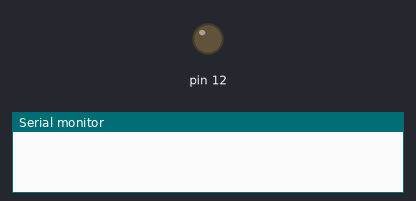
Bench run of a sketch on a simulated Arduino Mega 2560, built with avr-gcc and run on an emulated ATmega2560. Shown: output pins drawn as LEDs (lit = HIGH), the last lines printed to the serial monitor. The modem accepts every AT command (registered, SIM ready, sends succeed) and sends nothing else.

Above: at 0.1 s.
At 2.1 s:
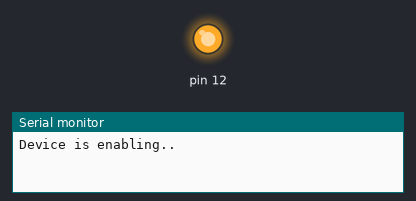
Timing chart, 0 to 6.5 s (numbered marks = the images above):
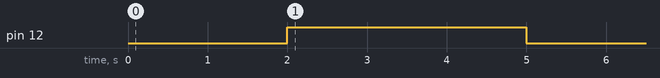

The sketch:

debug_code.ino
```cpp
int latt, longg, gnssnum, glonassnum;

void sendSingleCommand(String cmd, int delay_time)
{
    Serial1.println(cmd);
    delay(delay_time);
    Serial.flush();
    Serial1.flush();
}


void showMessage()
{
   Serial1.flush();
   Serial.flush();
   while(Serial1.available())
   {
      Serial.println(Serial1.readStringUntil('\n'));
   }
}

void powerTrigger()
{
    Serial.println("Device is enabling..");
    digitalWrite(12, HIGH);
    delay(3000);
    digitalWrite(12,LOW);
}

void GPRSConfig()
{
    powerTrigger();
    delay(3000);
    sendSingleCommand("AT", 10);
    //delay(3000);
    showMessage();
    showMessage();

    Serial.println();
   // delay(5000);
    showMessage();
    delay(300);
    sendSingleCommand("AT+CGNSPWR=1", 100);
    //delay(2000);
    showMessage();
    delay(300);
    sendSingleCommand("AT+CGNSSEQ=\"GSV\"", 10);
    //delay(2000);
    //sendCommand("AT+CGNSINF", 10);
    showMessage();
    //sendCommand("AT+CGNSINF", 10);
    showMessage();
    //sendCommand("AT+CGNSINF", 10);
    showMessage();
    sendSingleCommand("AT+CGNSINF", 10);
    showMessage();
    //delay(5000);
    showMessage();
    //delay(10000);
}

String getSplittedValue(String data, char separator, int index)
{
  int found = 0;
  int strIndex[] = {0, -1};
  int maxIndex = data.length()-1;

  for(int i=0; i<=maxIndex && found<=index; i++){
    if(data.charAt(i)==separator || i==maxIndex){
        found++;
        strIndex[0] = strIndex[1]+1;
        strIndex[1] = (i == maxIndex) ? i+1 : i;
    }
  }

  return found>index ? data.substring(strIndex[0], strIndex[1]) : "";
}

int getGPS()
{

  Serial1.println("AT+CGNSINF");
  delay(350); //500
  Serial1.flush();
  Serial.flush();
  //delay(500);

  while(Serial1.available())
    {
        String tempAns = Serial1.readString();
       // Serial.println(tempAns);

        if(getSplittedValue(tempAns,',', 1).equals("1"))
        {
            String latS = getSplittedValue(tempAns,',',3);
            String longS = getSplittedValue(tempAns,',',4);
            String gnss = getSplittedValue(tempAns,',',15);
            String glonass = getSplittedValue(tempAns,',',16);

            latt = latS.toFloat();
            longg = longS.toFloat();
            gnssnum = gnss.toInt();
            glonassnum = glonass.toInt();

            Serial.print("GPS Updated: ");
            Serial.print(latt);
            Serial.print(",");
            Serial.print(longg);
            Serial.print(",");
            Serial.print(gnssnum);
            Serial.print(",");
            Serial.print(glonassnum);
            Serial.println();
            return 1;
        }
        else
        {
            Serial.println("Cannot take GPS Signal");
            return 0;
        }
    }
}

void setup() {
  // put your setup code here, to run once:
  Serial.begin(9600);
  Serial1.begin(9600);

  pinMode(12, OUTPUT);


  delay(2000);
  GPRSConfig();
  delay(3000);
  int resp = getGPS();
    while(resp!= 1)
    {
      resp = getGPS();
      delay(1000);
    }


  Serial.println("Started");
}

void loop() {
  // put your main code here, to run repeatedly:
  while(Serial.available())
  {
    Serial1.println(Serial.readString());
  }

  while(Serial1.available())
  {
    Serial.println(Serial1.readString());
  }


}
```

Measured:
- by itself, pin 12: LOW → HIGH at 2.0 s, → LOW 3.0 s later
